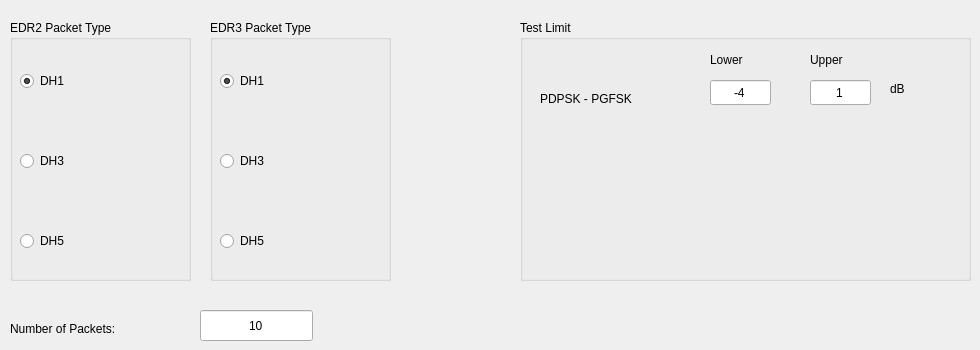
          <widget class="QWidget" name="tab_13">
           <attribute name="title">
            <string>EDR Rel Power</string>
           </attribute>
           <widget class="QLineEdit" name="lineEdit_edrrelpower_numberofpacket">
            <property name="geometry">
             <rect>
              <x>200</x>
              <y>310</y>
              <width>113</width>
              <height>31</height>
             </rect>
            </property>
            <property name="text">
             <string>10</string>
            </property>
            <property name="alignment">
             <set>Qt::AlignCenter</set>
            </property>
           </widget>
           <widget class="QGroupBox" name="groupBox_32">
            <property name="geometry">
             <rect>
              <x>520</x>
              <y>20</y>
              <width>451</width>
              <height>261</height>
             </rect>
            </property>
            <property name="title">
             <string>Test Limit</string>
            </property>
            <widget class="QLabel" name="label_63">
             <property name="geometry">
              <rect>
               <x>20</x>
               <y>70</y>
               <width>151</width>
               <height>18</height>
              </rect>
             </property>
             <property name="text">
              <string>PDPSK - PGFSK</string>
             </property>
            </widget>
            <widget class="QLineEdit" name="lineEdit_edr_testlimit_relpower_lower">
             <property name="geometry">
              <rect>
               <x>190</x>
               <y>60</y>
               <width>61</width>
               <height>25</height>
              </rect>
             </property>
             <property name="text">
              <string>-4</string>
             </property>
             <property name="alignment">
              <set>Qt::AlignCenter</set>
             </property>
            </widget>
            <widget class="QLabel" name="label_66">
             <property name="geometry">
              <rect>
               <x>370</x>
               <y>60</y>
               <width>41</width>
               <height>18</height>
              </rect>
             </property>
             <property name="text">
              <string>dB</string>
             </property>
            </widget>
            <widget class="QLineEdit" name="lineEdit_edr_testlimit_relpower_upper">
             <property name="geometry">
              <rect>
               <x>290</x>
               <y>60</y>
               <width>61</width>
               <height>25</height>
              </rect>
             </property>
             <property name="text">
              <string>1</string>
             </property>
             <property name="alignment">
              <set>Qt::AlignCenter</set>
             </property>
            </widget>
            <widget class="QLabel" name="label_67">
             <property name="geometry">
              <rect>
               <x>190</x>
               <y>30</y>
               <width>61</width>
               <height>20</height>
              </rect>
             </property>
             <property name="text">
              <string>Lower</string>
             </property>
            </widget>
            <widget class="QLabel" name="label_68">
             <property name="geometry">
              <rect>
               <x>290</x>
               <y>30</y>
               <width>61</width>
               <height>20</height>
              </rect>
             </property>
             <property name="text">
              <string>Upper</string>
             </property>
            </widget>
           </widget>
           <widget class="QGroupBox" name="groupBox_33">
            <property name="geometry">
             <rect>
              <x>10</x>
              <y>20</y>
              <width>181</width>
              <height>261</height>
             </rect>
            </property>
            <property name="title">
             <string>EDR2 Packet Type</string>
            </property>
            <widget class="QRadioButton" name="radioButton_41">
             <property name="geometry">
              <rect>
               <x>10</x>
               <y>50</y>
               <width>132</width>
               <height>22</height>
              </rect>
             </property>
             <property name="text">
              <string>DH1</string>
             </property>
             <property name="checked">
              <bool>true</bool>
             </property>
            </widget>
            <widget class="QRadioButton" name="radioButton_42">
             <property name="geometry">
              <rect>
               <x>10</x>
               <y>130</y>
               <width>132</width>
               <height>22</height>
              </rect>
             </property>
             <property name="text">
              <string>DH3</string>
             </property>
            </widget>
            <widget class="QRadioButton" name="radioButton_43">
             <property name="geometry">
              <rect>
               <x>10</x>
               <y>210</y>
               <width>132</width>
               <height>22</height>
              </rect>
             </property>
             <property name="text">
              <string>DH5</string>
             </property>
            </widget>
           </widget>
           <widget class="QLabel" name="label_69">
            <property name="geometry">
             <rect>
              <x>10</x>
              <y>320</y>
              <width>181</width>
              <height>18</height>
             </rect>
            </property>
            <property name="text">
             <string>Number of Packets:</string>
            </property>
           </widget>
           <widget class="QGroupBox" name="groupBox_34">
            <property name="geometry">
             <rect>
              <x>210</x>
              <y>20</y>
              <width>181</width>
              <height>261</height>
             </rect>
            </property>
            <property name="title">
             <string>EDR3 Packet Type</string>
            </property>
            <widget class="QRadioButton" name="radioButton_44">
             <property name="geometry">
              <rect>
               <x>10</x>
               <y>50</y>
               <width>132</width>
               <height>22</height>
              </rect>
             </property>
             <property name="text">
              <string>DH1</string>
             </property>
             <property name="checked">
              <bool>true</bool>
             </property>
            </widget>
            <widget class="QRadioButton" name="radioButton_45">
             <property name="geometry">
              <rect>
               <x>10</x>
               <y>130</y>
               <width>132</width>
               <height>22</height>
              </rect>
             </property>
             <property name="text">
              <string>DH3</string>
             </property>
            </widget>
            <widget class="QRadioButton" name="radioButton_46">
             <property name="geometry">
              <rect>
               <x>10</x>
               <y>210</y>
               <width>132</width>
               <height>22</height>
              </rect>
             </property>
             <property name="text">
              <string>DH5</string>
             </property>
            </widget>
           </widget>
          </widget>
